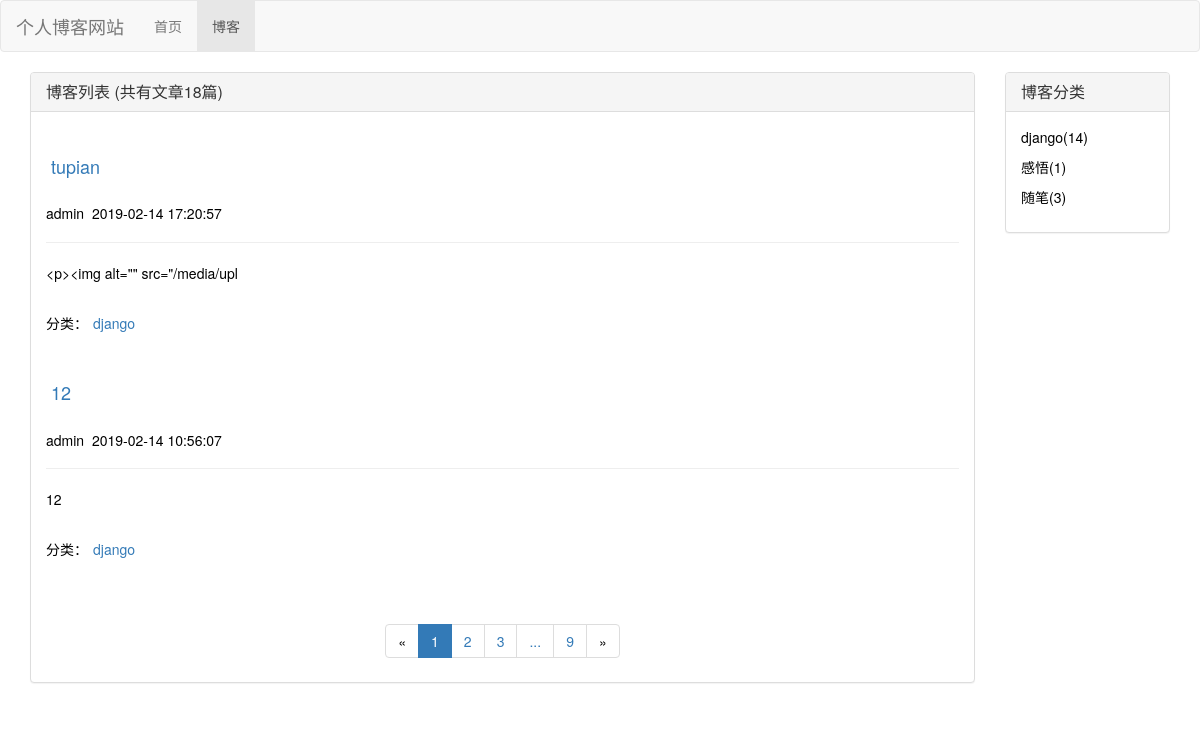
Screenshot of /blog/ with the database file from the repository.
### blog/models.py (models this page shows, shortened)
class Blog(models.Model):
    title = models.CharField(max_length=50)
    blog_type = models.ForeignKey(BlogType,on_delete = models.DO_NOTHING)
    author = models.ForeignKey(User,on_delete = models.DO_NOTHING)
    content = RichTextUploadingField()
    rend_num = models.IntegerField(default=0)
    created_time = models.DateTimeField(auto_now_add=True)
    last_updated_time =models.DateTimeField(auto_now=True)
    class Meta:
        ordering=['-created_time']

class BlogType(models.Model):
    type_name = models.CharField(max_length=15)
    def __str__(self):
        return self.type_name

### blog/views.py (the view)
# urls.py: path('', views.blog_list,name='blog_list'),
def blog_list(request):
    current_page = request.GET.get('page',1) #获取当前page的值，没有设置默认为1
    list_all = Blog.objects.all()   #取出所有数据
    paginator = Paginator(list_all,2) #分页器给数据分页，每页显示2条
    page_list = paginator.get_page(current_page) #验证，不在页码内返回第一页内容，超出页码返回最后一页内容
    current_num = page_list.number #获取当前页码
    all_page_num = paginator.num_pages #总页数
    page_range =list(range(max(current_num-2,1),current_num))+list(range(current_num,min(current_num+2,all_page_num)+1))
    if page_range[0]-1 >=2:
        page_range.insert(0,'...')
    if all_page_num-page_range[-1] >=2:
        page_range.append('...')
    if page_range[0] !=1:
        page_range.insert(0,1)
    if page_range[-1] != all_page_num:
        page_range.append(all_page_num)
    blog_types = BlogType.objects.all().annotate(num_blogs=Count('blog')) #使用annotate,给BLogType,添加统计字段
    content = {}
    content['blogs'] = page_list
    content['current'] = int(current_page)   #需要把接受到的page的值转换为int类型
    content['page_range'] = page_range
    content['blog_types'] = blog_types
    return render_to_response('blog/blog_list.html',content)

### blog/templates/blog/blog_list.html (shortened to what this page needs)
{% extends 'base.html'%}
{% block content%}
<div class="container">
   <div class="row">
      <div class="col-xs-10">
        <div class="panel panel-default">
            <div class="panel-heading">
                <h3 class="panel-title">
                    博客列表
                    (共有文章{{blogs.paginator.count}}篇)
                </h3>
            </div>
            <div class="panel-body">
                <ul>
                {% for blog in blogs.object_list%}
                <li>
                    <h4><a href="{% url 'blog:blog_details' blog.pk %}">{{blog.title}}</a></h4>
                    <h5>{{blog.author}}&nbsp;&nbsp;{{blog.created_time|date:'Y-m-d H:i:s'}}</h5>
                    <hr>
                    <p>{{blog.content|truncatechars:30}}</p>
                    <p>分类：<a href="{% url 'blog:blog_type' blog.blog_type.id %}">{{blog.blog_type}}</a></p>
                </li>
                {% empty %}
                <p>还没有发布文章</p>
                {% endfor %}
                </ul>
            </div>
        <nav aria-label="Page navigation" class='text-center'>
          <ul class="pagination">
            {% if blogs.has_previous %}
            <li>
              <a href="?page={{blogs.previous_page_number}}" aria-label="Previous">
                <span aria-hidden="true">&laquo;</span>
              </a>
            </li>
            {% else %}
            <li class="disabled"><a href="#" aria-label="Previous"><span aria-hidden="true">&laquo;</span></a></li>
            {% endif %}
            {% for num in page_range %}
                    {% if num == current %}
                    <li class='active'><span>{{num}}</span></li>
                    {% else %}
                        {% if num == '...'%}
                        <li><span>{{num}}</span></li>
                        {% else%}
                        <li><a href="?page={{num}}">{{num}}</a></li>
                        {% endif %}
                    {% endif %}
            {% endfor %}
            {% if blogs.has_next %}
            <li>
              <a href="?page={{blogs.next_page_number}}" aria-label="Next">
                <span aria-hidden="true">&raquo;</span>
              </a>
            </li>
            {% else %}
            <li class="disabled">
              <a href="#" aria-label="Next">
                <span aria-hidden="true">&raquo;</span>
              </a>
            </li>
            {% endif%}
          </ul>
        </nav>
      </div>
   </div>
   <div class="col-xs-2">
        <div class="panel panel-default">
            <div class="panel-heading">
                <h3 class="panel-title">
                    博客分类
                </h3>
            </div>
            <div class="panel-body">
                {% for blog_type in blog_types %}
                    <P>{{blog_type.type_name}}({{blog_type.num_blogs}})</P>
                {% endfor %}
            </div>
   </div>
</div>
  </div>
{% endblock %}
{% block active_shouye1 %}active{% endblock %}

### static/css/base.css (style rules this page uses)
* { margin: 0; padding: 0; color: #000; }
a { padding: 20px 5px; display: inline-block; text-decoration: none; }
ul li { list-style-type: none; }

### rows the page displays
Blog: title "tupian", author "admin", created_time "2019-02-14 17:20:57", content "<p><img alt=\"\" src=\"/media/upl", blog_type "django"
Blog: title "12", author "admin", created_time "2019-02-14 10:56:07", content "12", blog_type "django"
BlogType: type_name "django", num_blogs "14"
BlogType: type_name "感悟", num_blogs "1"
BlogType: type_name "随笔", num_blogs "3"

### other values shown
{{ blogs.paginator.count }} "18"
{{ num }} "1"
{{ num }} "2" "3" "9"
{{ num }} "..."
